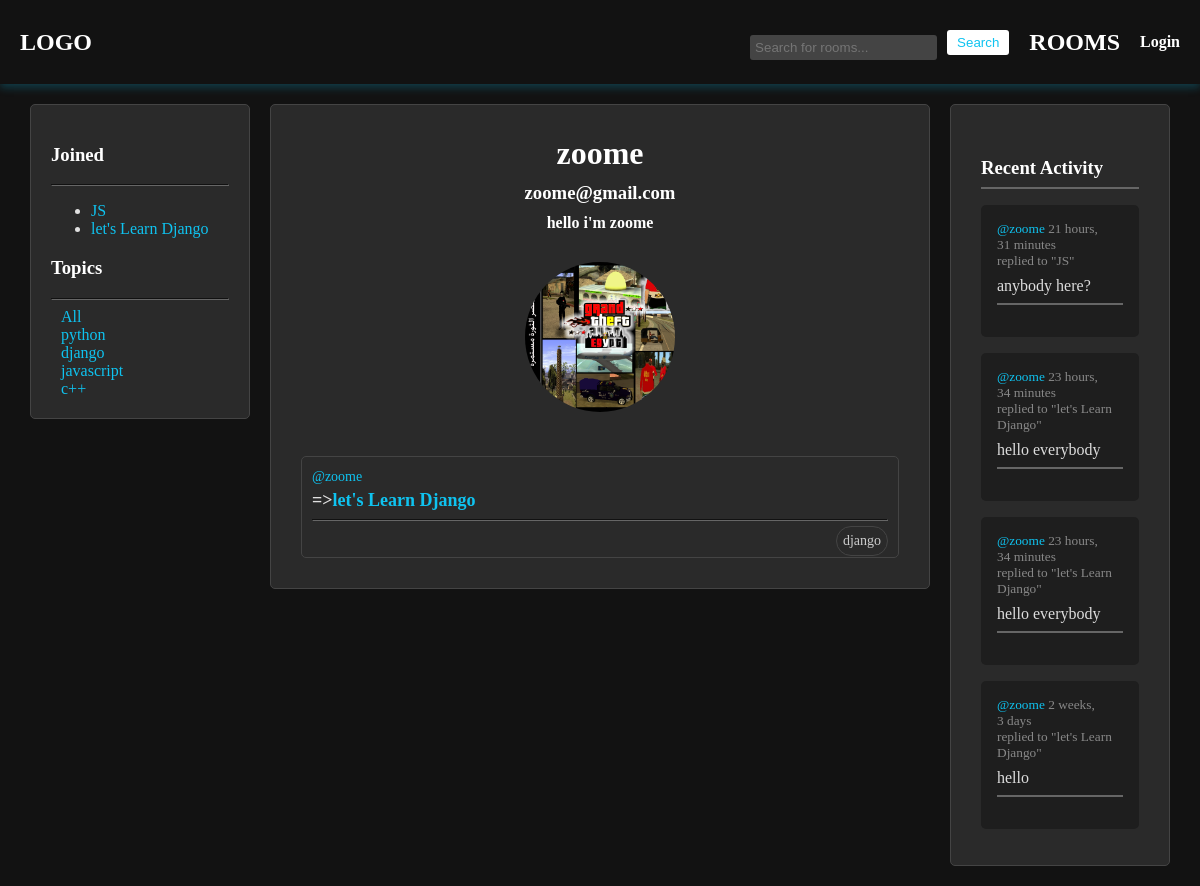
The app's page /profile/1 with its own data.
### app/models.py (models this page shows, shortened)
class Room(models.Model):
    host = models.ForeignKey(User, on_delete=models.SET_NULL, null=True)
    topic = models.ForeignKey(Topic, on_delete=models.SET_NULL, null=True)
    name = models.CharField(max_length=200)
    description = models.TextField(null=True)
    participants = models.ManyToManyField(User, related_name="participants", blank=True)
    created = models.DateTimeField(auto_now_add=True)
    updated = models.DateTimeField(auto_now=True)
    class Meta:
        ordering = ['-updated', '-created']
    def __str__(self):
        return self.name

class Topic(models.Model):
    name = models.CharField(max_length=200)

class User(AbstractUser):
    name = models.CharField(max_length=200, null=True)
    email = models.EmailField(unique=True)
    bio = models.TextField(null=True)
    avatar = models.ImageField(default="profile.png")
    USERNAME_FIELD = 'username'
    REQUIRED_FIELDS = []

class Message(models.Model):
    user = models.ForeignKey(User, on_delete=models.CASCADE)
    room = models.ForeignKey(Room, on_delete=models.CASCADE)
    body = models.TextField()
    created = models.DateTimeField(auto_now_add=True)
    updated = models.DateTimeField(auto_now=True)
    class Meta:
        ordering = ['-updated', '-created']

### app/views.py (the view)
# urls.py: path('profile/<int:id>', views.userprofile),
def userprofile(request, id):
    user = User.objects.get(id=id)
    rooms = user.room_set.all()
    room_message = user.message_set.all()
    topics = Topic.objects.all()
    contact = Room.objects.all()
    participants = []
    for room in contact:
        for participant in room.participants.all():
            if str(participant) == user.username:
                participants.append(room)
    return render(request, 'profile.html', {'user': user, 'rooms': rooms, 'room_messages': room_message, 'topics': topics, 'contact': contact, 'participants': participants})

### templates/profile.html (shortened to what this page needs)
{% extends 'main.html' %}
{% block body %}
<div class="profile-container">
    <div class="profile-section">
        <h3>Joined</h3>
        <hr>
        <ul>
            {% for participant in participants %}
                <li>
                    <a href="/room/{{participant.id}}" class="room-link">{{participant}}</a>
                </li>
            {% endfor %}
            </ul>
        {% include 'topic_component.html' %}
    </div>
    <div class="profile-section profile-header">
        <h1>{{ user.username }}</h1>
        <h3>{{ user.email }}</h3>
        <h4>{{ user.bio }}</h4>
        <img src="/static/images/{{ user.avatar }}" alt="Profile Picture">
        {% include 'feed_component.html' %}
    </div>
    <div class="profile-section">
        {% include 'activity_component.html' %}
    </div>
</div>
{% endblock body %}

### templates/topic_component.html
<h3>Topics</h3>
<hr>
<div>
    <a href="/rooms">All</a>
</div>
{% for topic in topics %}
    <div>
        <a href="/rooms/?q={{topic.name}}">{{topic.name}}</a>
    </div>
{% endfor %}

### templates/feed_component.html (shortened to what this page needs)
<div class="room-list" style="text-align: initial;">
    {% for room in rooms %}
        <div class="room-item">
            <a href="/profile/{{room.host.id}}" class="host-link">@{{room.host.username}}</a>
            <h5 class="room-title">
                =><a href="/room/{{room.id}}" class="room-link">{{room.name}}</a>
            </h5>
            <hr>
            <small class="room-topic">{{room.topic.name}}</small>
            <br>
        </div>
    {% endfor %}
</div>

### templates/activity_component.html (shortened to what this page needs)
<div class="recent-activity">
<h3>Recent Activity</h3>
<hr>
{% for message in room_messages %}
<div>
    <small><a href="/profile/{{message.user.id}}">@{{message.user}}</a> {{message.created|timesince}} </small>
    <small>replied to "{{message.room}}"</small>
    <p>{{message.body}}</p>
    <hr>
</div>
{% endfor %}
</div>

### static/styles/main.css (style rules this page uses)
body { font-family: Arial, sans-serif; margin: 0; padding: 0; background-color: #121212; color: #E0E0E0 ; font-family: cursive; }
div { padding: 0 10px 0 10px; }
a { color: #0fc3f0; text-decoration: none; }
.recent-activity { margin-top: 2rem; }
.recent-activity h3 { margin-bottom: 0.5rem; }
.recent-activity hr { border: 1px solid #333333; margin-bottom: 1rem; }
.recent-activity div { padding: 1rem; background-color: #1E1E1E; border-radius: 5px; margin-bottom: 1rem; }
.recent-activity small { display: block; color: #888888; }
.recent-activity a { color: #0fc3f0; }
.recent-activity p { color: #E0E0E0; margin: 0.5rem 0; }
hr { border-color: #666; }
.room-list { margin-top: 20px; }
.room-item { padding: 10px; border: 1px solid #444; border-radius: 5px; margin-bottom: 10px; background-color: #2a2a2a; }
.host-link { font-size: 14px; text-decoration: none; }
.room-title { font-size: 18px; margin: 5px 0; }
.room-link { text-decoration: none; }
.room-topic { float: right; font-size: 14px; color: #ccc; border: 1px solid #444; border-radius: 20px; margin-top: -3px; padding: 6px; background-color: #2a2a2a00; }
.profile-container { display: grid; grid-template-columns: 1fr 3fr 1fr; gap: 20px; }
.profile-header { background-color: #2a2a2a; padding: 20px; border-radius: 5px; border: 1px solid #444; text-align: center; }
.profile-header h1, .profile-header h3, .profile-header h4 { color: white; margin: 10px 0; }
.profile-header img { border-radius: 50%; max-width: 150px; margin: 20px 0; }
.profile-section { background-color: #2a2a2a; padding: 20px; border-radius: 5px; border: 1px solid #444; height: fit-content; }
.profile-section h3 { color: white; }
.profile-section hr { border-color: #666; }
.profile-section p { color: #ddd; font-size: 16px; }

### templates/profile.html (style rules this page uses)
.profile-container { display: grid; grid-template-columns: 1fr 3fr 1fr; }

### records on screen
Room: name "JS"
Room: name "let's Learn Django", host.username "zoome", topic.name "django"
Topic: name "python"
Topic: name "django"
Topic: name "javascript"
Topic: name "c++"
User: username "zoome", email "zoome@gmail.com", bio "hello i'm zoome", avatar (placeholder picture)
Message: user "zoome", created "21 hours, 31 minutes", room "JS", body "anybody here?"
Message: user "zoome", created "23 hours, 34 minutes", room "let's Learn Django", body "hello everybody"
Message: user "zoome", created "23 hours, 34 minutes", room "let's Learn Django", body "hello everybody"
Message: user "zoome", created "2 weeks, 3 days", room "let's Learn Django", body "hello"
